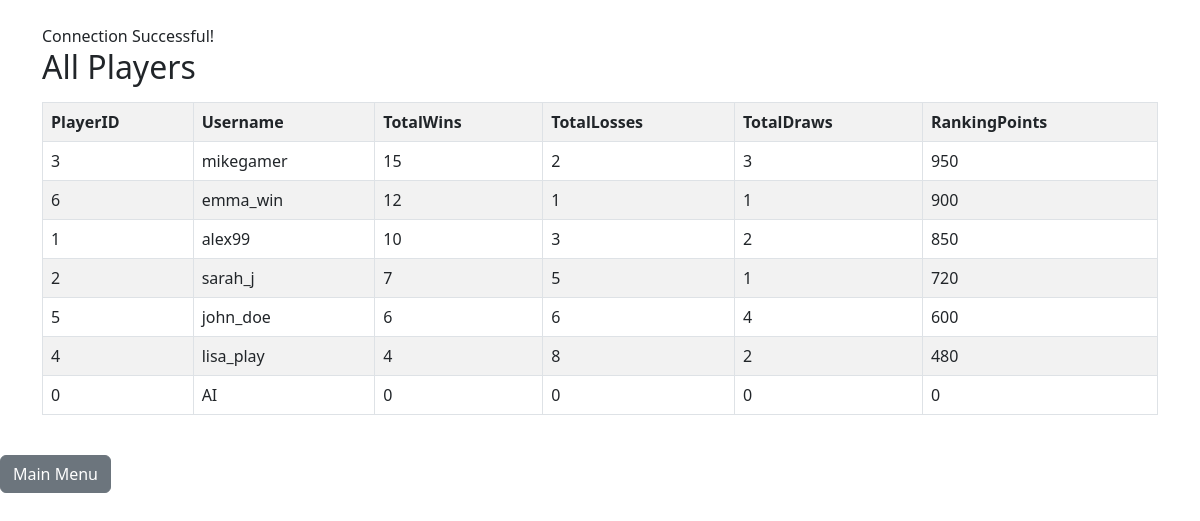
Before: /queries/display_players.php with the older database file.
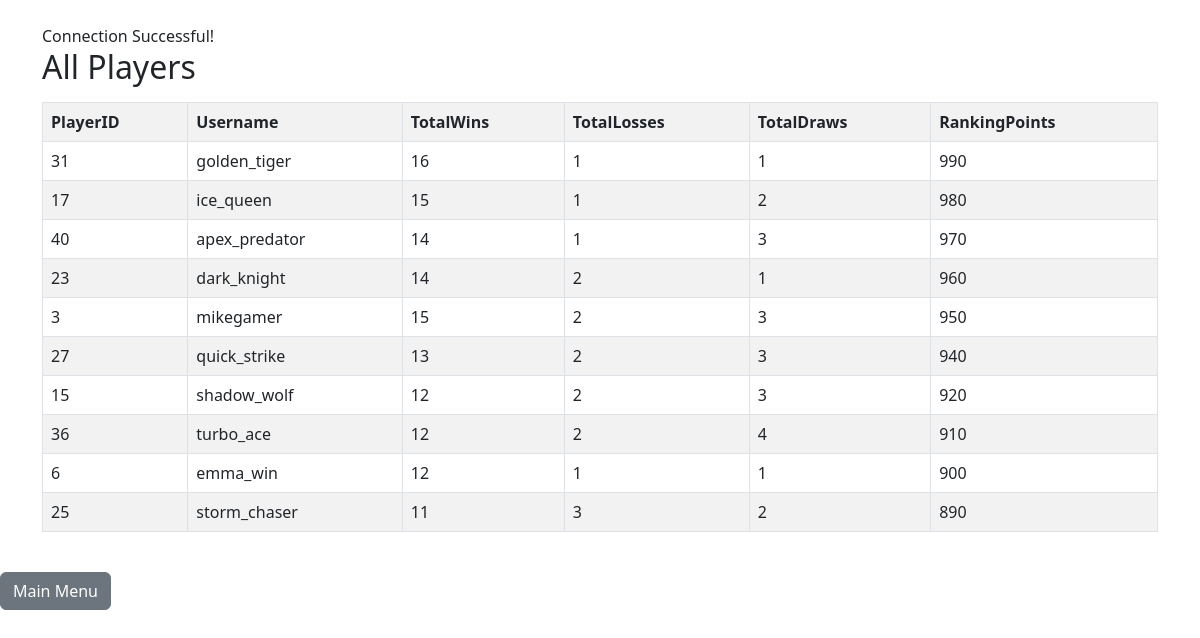
After: the same page with the newer database file.
### tables this page shows
CREATE TABLE Player (
    PlayerID INT PRIMARY KEY,
    TotalWins INT DEFAULT 0,
    TotalLosses INT DEFAULT 0,
    TotalDraws INT DEFAULT 0,
    RankingPoints INT DEFAULT 0,
    FOREIGN KEY (PlayerID) REFERENCES GameUser(UserID)
        ON DELETE CASCADE
        ON UPDATE CASCADE
);

CREATE TABLE GameUser (
    UserID INT PRIMARY KEY,
    Username VARCHAR(40) UNIQUE NOT NULL,
    Email VARCHAR(50) UNIQUE NOT NULL,
    Password VARCHAR(40) NOT NULL
);

### queries/display_players.php (the view, shortened to what this page needs)
<?php
$servername = "localhost";
$username   = "root";
$password   = "";
$database   = "tictactoe";
$conn = new mysqli($servername, $username, $password, $database);
if ($conn->connect_error) {
	die("Connection failed: " . $conn->connect_error);
} else {
	echo "<link rel='stylesheet' href='https://cdn.jsdelivr.net/npm/bootstrap@5.3.0/dist/css/bootstrap.min.css'>";
	echo "<div class='container mt-4'>";
	echo "Connection Successful! <br>";
}
$query = "SELECT p.PlayerID, gu.Username, p.TotalWins, p.TotalLosses, p.TotalDraws, p.RankingPoints
          FROM Player p
          JOIN GameUser gu ON p.PlayerID = gu.UserID
          ORDER BY p.RankingPoints DESC LIMIT 10";
$result = $conn->query($query);
echo "<h2>All Players</h2>";
if ($result->num_rows > 0) {
	echo "<table class='table table-bordered table-striped mt-3'>";
	echo "<tr><th>PlayerID</th><th>Username</th><th>TotalWins</th><th>TotalLosses</th><th>TotalDraws</th><th>RankingPoints</th></tr>";
	while ($row = $result->fetch_assoc()) {
		echo "<tr>
			<td>" . $row["PlayerID"] . "</td>
			<td>" . $row["Username"] . "</td>
			<td>" . $row["TotalWins"] . "</td>
			<td>" . $row["TotalLosses"] . "</td>
			<td>" . $row["TotalDraws"] . "</td>
			<td>" . $row["RankingPoints"] . "</td>
		</tr>";
	}
	echo "</table>";
} else {
	echo "No players found.";
}
echo "</div><br><a class='btn btn-secondary' href='../index.php'>Main Menu</a>";
?>

Changed rows visible on the page:
no longer on this page (row unchanged): player: PlayerID "1", PlayerID.Username "alex99", TotalWins "10", TotalLosses "3", TotalDraws "2", RankingPoints "850"
no longer on this page (row unchanged): player: PlayerID "2", PlayerID.Username "sarah_j", TotalWins "7", TotalLosses "5", TotalDraws "1", RankingPoints "720"
no longer on this page (row unchanged): player: PlayerID "5", PlayerID.Username "john_doe", TotalWins "6", TotalLosses "6", TotalDraws "4", RankingPoints "600"
no longer on this page (row unchanged): player: PlayerID "4", PlayerID.Username "lisa_play", TotalWins "4", TotalLosses "8", TotalDraws "2", RankingPoints "480"
no longer on this page (row unchanged): player: PlayerID "0", PlayerID.Username "AI", TotalWins "0", TotalLosses "0", TotalDraws "0", RankingPoints "0"
added player: PlayerID "31", PlayerID.Username "golden_tiger", TotalWins "16", TotalLosses "1", TotalDraws "1", RankingPoints "990"
added player: PlayerID "17", PlayerID.Username "ice_queen", TotalWins "15", TotalLosses "1", TotalDraws "2", RankingPoints "980"
added player: PlayerID "40", PlayerID.Username "apex_predator", TotalWins "14", TotalLosses "1", TotalDraws "3", RankingPoints "970"
added player: PlayerID "23", PlayerID.Username "dark_knight", TotalWins "14", TotalLosses "2", TotalDraws "1", RankingPoints "960"
added player: PlayerID "27", PlayerID.Username "quick_strike", TotalWins "13", TotalLosses "2", TotalDraws "3", RankingPoints "940"
added player: PlayerID "15", PlayerID.Username "shadow_wolf", TotalWins "12", TotalLosses "2", TotalDraws "3", RankingPoints "920"
added player: PlayerID "36", PlayerID.Username "turbo_ace", TotalWins "12", TotalLosses "2", TotalDraws "4", RankingPoints "910"
added player: PlayerID "25", PlayerID.Username "storm_chaser", TotalWins "11", TotalLosses "3", TotalDraws "2", RankingPoints "890"
